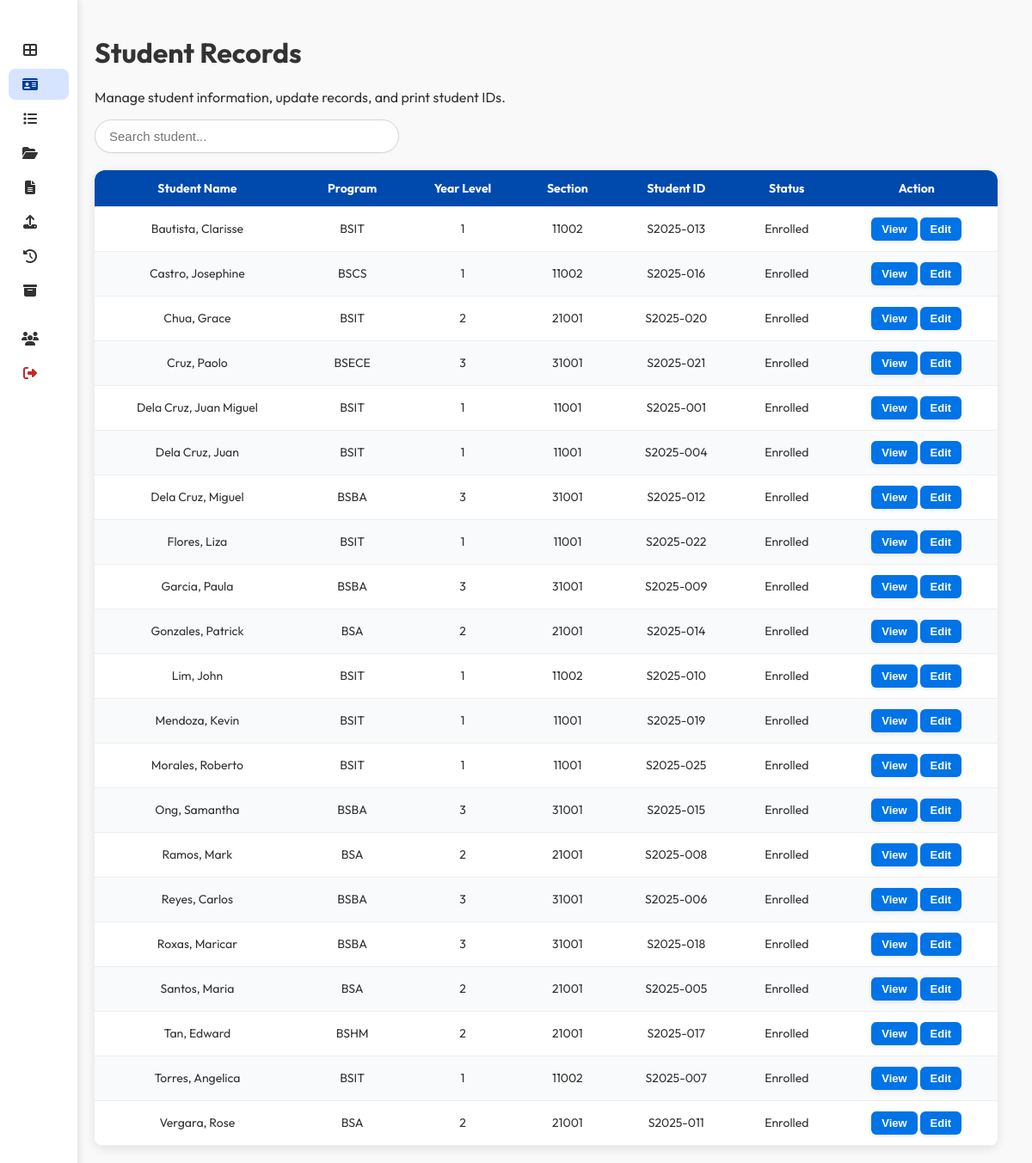
The app's page /admin/StudentInfo.php (signed in) with its own data.
### tables this page shows
CREATE TABLE `students` (
  `student_id` varchar(255) NOT NULL,
  `user_id` int(11) DEFAULT NULL,
  `first_name` varchar(255) DEFAULT NULL,
  `last_name` varchar(255) DEFAULT NULL,
  `birthdate` date DEFAULT NULL,
  `gender` varchar(255) DEFAULT NULL,
  `program` varchar(50) NOT NULL,
  `year_level` int(11) DEFAULT NULL,
  `section` int(10) NOT NULL,
  `student_status` varchar(255) DEFAULT NULL,
  `photo_path` text DEFAULT NULL,
  `date_registered` date DEFAULT NULL,
  `email` varchar(255) DEFAULT NULL,
  `contact_no` varchar(255) DEFAULT NULL
);

CREATE TABLE `academic_background` (
  `id` int(11) NOT NULL,
  `student_id` varchar(50) NOT NULL,
  `primary_school` varchar(255) DEFAULT NULL,
  `primary_year` varchar(10) DEFAULT NULL,
  `secondary_school` varchar(255) DEFAULT NULL,
  `secondary_year` varchar(10) DEFAULT NULL,
  `tertiary_school` varchar(255) DEFAULT NULL,
  `tertiary_year` varchar(10) DEFAULT NULL
);

### admin/StudentInfo.php (the view, shortened to what this page needs)
<?php
require_once __DIR__ . "/../Database/connection.php";
$resAll = $conn->query(
  "SELECT
    s.student_id,
    s.first_name,
    s.last_name,
    s.program,
    s.year_level,
    s.section,
    s.student_status,
    g.name AS guardian_name,
    g.contact_no AS guardian_contact,
    g.address AS guardian_address,
    s.birthdate,
    s.gender,
    s.photo_path,
    ab.primary_school,
    ab.primary_year,
    ab.secondary_school,
    ab.secondary_year,
    ab.tertiary_school,
    ab.tertiary_year
  FROM students s
  LEFT JOIN guardians g ON s.student_id = g.student_id
  LEFT JOIN academic_background ab ON s.student_id = ab.student_id
  ORDER BY s.last_name ASC"
);
$allStudents = $resAll->fetch_all(MYSQLI_ASSOC);
$students = array_slice($allStudents, 0, 50);
?>
<!DOCTYPE html>
<html lang="en">
<head>
  <link rel="stylesheet" href="../components/css/StudentInfo.css">
</head>
<body>
<?php include 'AdminSidenav.php'; ?>
<div class="container">
  <h1>Student Records</h1>
  <p>Manage student information, update records, and print student IDs.</p>
  <div style="position:relative;">
    <input type="text" id="searchInput" placeholder="Search student..." autocomplete="off">
  </div>
  <div class="table-wrapper">
    <table id="studentsTable">
    <thead>
      <tr>
        <th>Student Name</th>
        <th>Program</th>
        <th>Year Level</th>
        <th>Section</th>
        <th>Student ID</th>
        <th>Status</th>
        <th>Action</th>
      </tr>
    </thead>
  <tbody id="studentsBody">
  <?php foreach ($students as $s): ?>
    <tr data-student='<?= json_encode($s, JSON_HEX_APOS | JSON_HEX_QUOT) ?>'>
      <td><?= htmlspecialchars($s['last_name'] . ", " . $s['first_name']) ?></td>
      <td><?= htmlspecialchars($s['program']) ?></td>
      <td><?= htmlspecialchars($s['year_level']) ?></td>
      <td><?= htmlspecialchars($s['section']) ?></td>
      <td><?= htmlspecialchars($s['student_id']) ?></td>
      <td><?= htmlspecialchars($s['student_status']) ?></td>
       <td>
          <button onclick="viewStudent(this)">View</button>
          <button onclick="showDetails(this)">Edit</button>
        </td>
    </tr>
  <?php endforeach; ?>
</tbody>
  </table>
</div>
</body>
</html>

### components/css/StudentInfo.css (style rules this page uses)
body { margin: 0; font-family: 'Outfit', sans-serif; background: linear-gradient(145deg, #eef2f7, #f9fafc); color: #333; min-height: 100vh; display: flex; flex-direction: column; padding-top: 0; overflow-x: hidden; }
.container { flex: 1; margin-left: 240px; padding: 20px 40px; transition: margin-left 0.3s ease; box-sizing: border-box; position: relative; background: none; align-items: flex-start; }
.sidebar.collapsed ~ .container { margin-left: 70px; }
#searchInput { padding: 10px 16px; width: 320px; border: 1px solid #d1d5db; border-radius: 25px; font-size: 15px; background: #fff; transition: all 0.2s ease; box-shadow: 0 1px 3px rgba(0,0,0,0.04); }
.table-wrapper { width: 100%; border-collapse: collapse; background: #fff; border-radius: 10px; overflow: hidden; box-shadow: 0 3px 12px rgba(0,0,0,0.1); margin-top: 20px; }
#studentsTable { width: 100%; border-collapse: separate; border-spacing: 0; background: white; font-size: 14px; }
#studentsTable thead { background: #004aad; color: #fff; }
#studentsTable th, #studentsTable td { padding: 12px 15px; text-align: center; border-bottom: 1px solid #eee; }
#studentsTable th:first-child { border-top-left-radius: 12px; }
#studentsTable th:last-child { border-top-right-radius: 12px; }
#studentsTable tbody tr:nth-child(even) { background-color: #f9fafb; }
#studentsTable tbody tr:nth-child(odd) { background-color: #ffffff; }
#studentsTable button { padding: 6px 12px; border: none; border-radius: 6px; cursor: pointer; font-size: 13px; background: #0073e6; color: #fff; transition: background 0.3s ease; }
button { padding: 8px 16px; border-radius: 8px; border: none; font-weight: 600; cursor: pointer; transition: all 0.25s ease; box-shadow: 0 2px 5px rgba(0,0,0,0.08); }

### admin/AdminSidenav.php (style rules this page uses)
body { margin: 0; font-family: 'Outfit', sans-serif; background: #f9f9f9; color: #333; display: flex; }

### records on screen
students: last_name+first_name "Bautista, Clarisse", program "BSIT", year_level "1", section "11002", student_id "S2025-013", student_status "Enrolled"
students: last_name+first_name "Castro, Josephine", program "BSCS", year_level "1", section "11002", student_id "S2025-016", student_status "Enrolled"
students: last_name+first_name "Chua, Grace", program "BSIT", year_level "2", section "21001", student_id "S2025-020", student_status "Enrolled"
students: last_name+first_name "Cruz, Paolo", program "BSECE", year_level "3", section "31001", student_id "S2025-021", student_status "Enrolled"
students: last_name+first_name "Dela Cruz, Juan Miguel", program "BSIT", year_level "1", section "11001", student_id "S2025-001", student_status "Enrolled"
academic_background: student.first_name "Dela Cruz, Juan", student.program "BSIT", student.year_level "1", student.section "11001", student.student_id "S2025-004", student.student_status "Enrolled"
students: last_name+first_name "Dela Cruz, Miguel", program "BSBA", year_level "3", section "31001", student_id "S2025-012", student_status "Enrolled"
students: last_name+first_name "Flores, Liza", program "BSIT", year_level "1", section "11001", student_id "S2025-022", student_status "Enrolled"
students: last_name+first_name "Garcia, Paula", program "BSBA", year_level "3", section "31001", student_id "S2025-009", student_status "Enrolled"
students: last_name+first_name "Gonzales, Patrick", program "BSA", year_level "2", section "21001", student_id "S2025-014", student_status "Enrolled"
students: last_name+first_name "Lim, John", program "BSIT", year_level "1", section "11002", student_id "S2025-010", student_status "Enrolled"
students: last_name+first_name "Mendoza, Kevin", program "BSIT", year_level "1", section "11001", student_id "S2025-019", student_status "Enrolled"
students: last_name+first_name "Morales, Roberto", program "BSIT", year_level "1", section "11001", student_id "S2025-025", student_status "Enrolled"
students: last_name+first_name "Ong, Samantha", program "BSBA", year_level "3", section "31001", student_id "S2025-015", student_status "Enrolled"
students: last_name+first_name "Ramos, Mark", program "BSA", year_level "2", section "21001", student_id "S2025-008", student_status "Enrolled"
students: last_name+first_name "Reyes, Carlos", program "BSBA", year_level "3", section "31001", student_id "S2025-006", student_status "Enrolled"
students: last_name+first_name "Roxas, Maricar", program "BSBA", year_level "3", section "31001", student_id "S2025-018", student_status "Enrolled"
students: last_name+first_name "Santos, Maria", program "BSA", year_level "2", section "21001", student_id "S2025-005", student_status "Enrolled"
students: last_name+first_name "Tan, Edward", program "BSHM", year_level "2", section "21001", student_id "S2025-017", student_status "Enrolled"
students: last_name+first_name "Torres, Angelica", program "BSIT", year_level "1", section "11002", student_id "S2025-007", student_status "Enrolled"
students: last_name+first_name "Vergara, Rose", program "BSA", year_level "2", section "21001", student_id "S2025-011", student_status "Enrolled"
